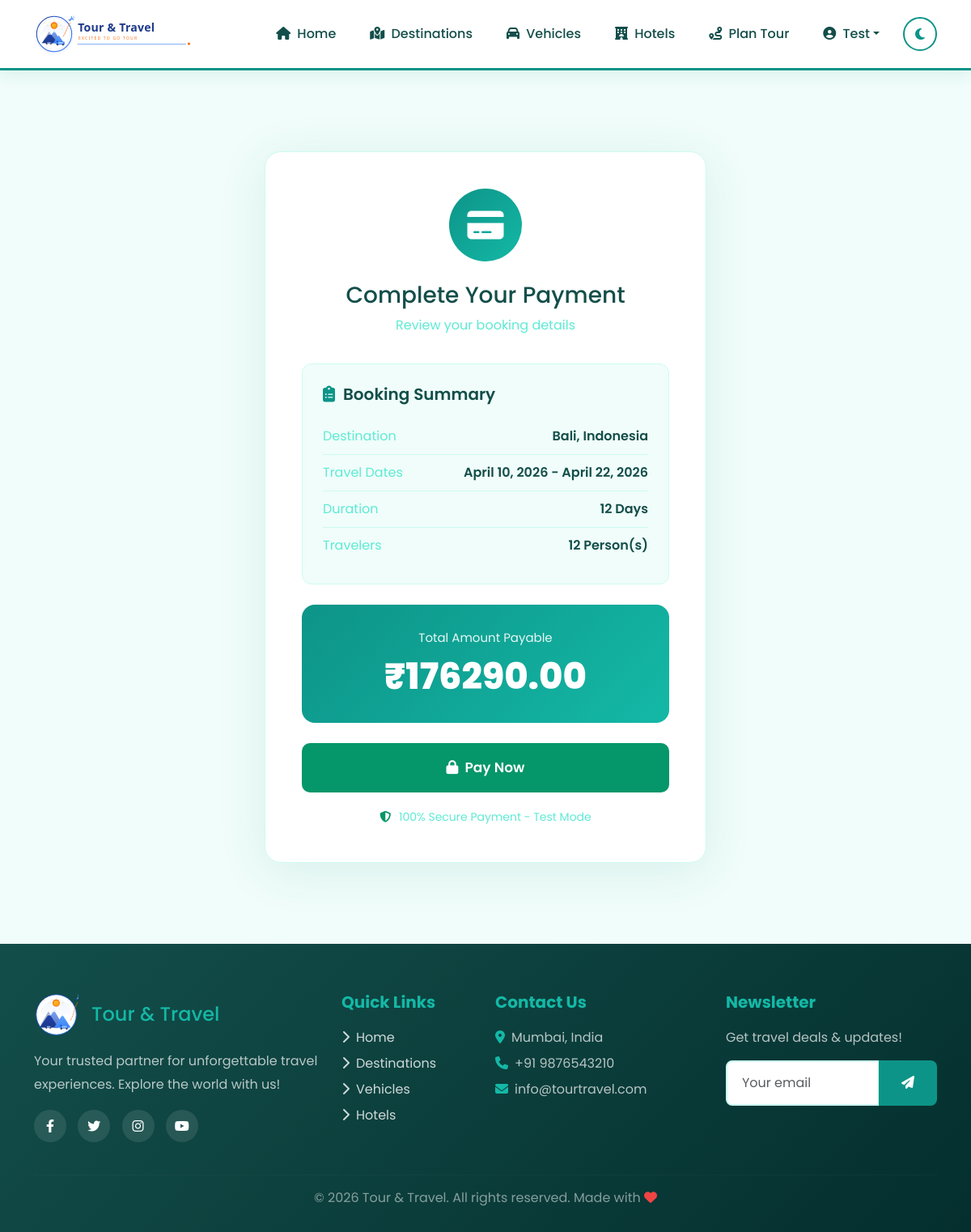
Page /payment/ (signed in) on the committed database.
### tourandtravel/models.py (models this page shows, shortened)
class User(AbstractUser):
    is_customer = models.BooleanField(default=True)
    is_admin = models.BooleanField(default=False)
    phone = models.CharField(max_length=15, blank=True)

class TourPlan(models.Model):
    user = models.ForeignKey(User, on_delete=models.CASCADE, related_name='tour_plans')
    city = models.ForeignKey(City, on_delete=models.CASCADE)
    start_date = models.DateField()
    end_date = models.DateField()
    total_days = models.IntegerField(default=0)
    vehicle = models.ForeignKey(Vehicle, on_delete=models.SET_NULL, null=True, blank=True)
    hotel = models.ForeignKey(Hotel, on_delete=models.SET_NULL, null=True, blank=True)
    restaurant = models.ForeignKey(Restaurant, on_delete=models.SET_NULL, null=True, blank=True)
    number_of_people = models.IntegerField(default=1)
    created_at = models.DateTimeField(auto_now_add=True)
    updated_at = models.DateTimeField(auto_now=True)
    status = models.CharField(max_length=20, default='pending')

class City(models.Model):
    name = models.CharField(max_length=100)
    country = models.ForeignKey(Country, on_delete=models.CASCADE, related_name='cities')

class Country(models.Model):
    name = models.CharField(max_length=100)

### tourandtravel/views.py (the view, shortened to what this page needs)
# urls.py: path('payment/', views.payment, name='payment'),
@login_required
def payment(request):
    tour_plan_id = request.session.get('tour_plan_id')
    if not tour_plan_id:
        messages.error(request, 'Please create a tour plan first')
        return redirect('planner')
    try:
        tour_plan = TourPlan.objects.get(id=tour_plan_id, user=request.user)
    except TourPlan.DoesNotExist:
        messages.error(request, 'Tour plan not found')
        return redirect('planner')
    package = Package.objects.filter(tour_plan=tour_plan).first()
    amount = float(package.min_price)
    razorpay_order = create_razorpay_order(amount)
    if not razorpay_order:
        messages.error(request, 'Payment gateway error. Please try again.')
        return redirect('package_summary')
    request.session['razorpay_order_id'] = razorpay_order.get('id')
    request.session['payment_amount'] = amount
    return render(request, 'payment.html', {
        'tour_plan': tour_plan,
        'package': package,
        'razorpay_order_id': razorpay_order.get('id'),
        'amount': amount,
        'razorpay_key_id': settings.RAZORPAY_KEY_ID
    })

### tourandtravel/payment_gateway.py (called while the page is built, shortened)
def create_razorpay_order(amount, currency='INR'):
    if getattr(settings, 'USE_TEST_PAYMENT', True):
        return {
            'id': f'order_test_{int(time.time())}',
            'amount': int(amount * 100),
            'currency': currency,
            'status': 'created'
        }

### templates/payment.html (shortened to what this page needs)
{% extends 'base.html' %}
{% block content %}
<section class="payment-section">
    <div class="container">
        <div class="row">
            <div class="col-lg-6 mx-auto">
                <div class="payment-card">
                    <div class="payment-header">
                        <div class="payment-icon">
                            <i class="fas fa-credit-card"></i>
                        </div>
                        <h3>Complete Your Payment</h3>
                        <p>Review your booking details</p>
                    </div>
                    <div class="booking-summary">
                        <h5><i class="fas fa-clipboard-list"></i> Booking Summary</h5>
                        <div class="summary-item">
                            <span>Destination</span>
                            <span>{{ tour_plan.city.name }}, {{ tour_plan.city.country.name }}</span>
                        </div>
                        <div class="summary-item">
                            <span>Travel Dates</span>
                            <span>{{ tour_plan.start_date }} - {{ tour_plan.end_date }}</span>
                        </div>
                        <div class="summary-item">
                            <span>Duration</span>
                            <span>{{ tour_plan.total_days }} Days</span>
                        </div>
                        <div class="summary-item">
                            <span>Travelers</span>
                            <span>{{ tour_plan.number_of_people }} Person(s)</span>
                        </div>
                    </div>
                    <div class="amount-display">
                        <p>Total Amount Payable</p>
                        <h2>₹{{ amount|floatformat:2 }}</h2>
                    </div>
                    <form method="POST" action="{% url 'payment_success' %}">
                        <button type="submit" class="btn-pay">
                            <i class="fas fa-lock me-2"></i>Pay Now
                        </button>
                    </form>
                    <div class="secure-badge">
                        <i class="fas fa-shield-alt"></i> 100% Secure Payment - Test Mode
                    </div>
                </div>
            </div>
        </div>
    </div>
</section>
{% endblock %}

### templates/base.html (shortened to what this page needs)
<!DOCTYPE html>
<html lang="en" data-theme="light">
<head>
    {% load static %}
    <link href="https://cdn.jsdelivr.net/npm/bootstrap@5.3.0/dist/css/bootstrap.min.css" rel="stylesheet">
    <link rel="stylesheet" href="https://cdnjs.cloudflare.com/ajax/libs/font-awesome/6.4.0/css/all.min.css">
    <link rel="stylesheet" href="{% static 'css/style.css' %}">
</head>
<body>
    {% if user.is_authenticated %}
    <nav class="navbar navbar-expand-lg sticky-top">
        <div class="container">
            <a class="navbar-brand" href="{% url 'home' %}">
                <img src="{% static 'images/logo-horizontal-new.svg' %}" alt="Tour & Travel" height="50" class="logo-light" id="logoLight">
            </a>
            <div class="collapse navbar-collapse" id="navbarNav">
                <ul class="navbar-nav ms-auto align-items-center">
                    <li class="nav-item"><a class="nav-link {% if request.path == '/home/' %}active{% endif %}" href="{% url 'home' %}"><i class="fas fa-home me-1"></i> Home</a></li>
                    <li class="nav-item"><a class="nav-link {% if '/destination/' in request.path %}active{% endif %}" href="{% url 'destination' %}"><i class="fas fa-map-marked-alt me-1"></i> Destinations</a></li>
                    <li class="nav-item"><a class="nav-link {% if '/vehicle/' in request.path %}active{% endif %}" href="{% url 'vehicle' %}"><i class="fas fa-car me-1"></i> Vehicles</a></li>
                    <li class="nav-item"><a class="nav-link {% if '/hotel/' in request.path %}active{% endif %}" href="{% url 'hotel' %}"><i class="fas fa-hotel me-1"></i> Hotels</a></li>
                    <li class="nav-item"><a class="nav-link {% if '/planner/' in request.path %}active{% endif %}" href="{% url 'planner' %}"><i class="fas fa-route me-1"></i> Plan Tour</a></li>
                    <li class="nav-item dropdown">
                        <a class="nav-link dropdown-toggle" href="#" data-bs-toggle="dropdown"><i class="fas fa-user-circle me-1"></i> {{ user.first_name|default:user.username }}</a>
                    </li>
                    <li class="nav-item ms-2">
                        <button class="theme-toggle" onclick="toggleTheme()" title="Toggle Theme"><i class="fas fa-moon" id="themeIcon"></i></button>
                    </li>
                </ul>
            </div>
        </div>
    </nav>
    {% endif %}
    {% block content %}{% endblock %}
    {% if user.is_authenticated %}
    <footer>
        <div class="container">
            <div class="row">
                <div class="col-lg-4 mb-4">
                    <div class="d-flex align-items-center gap-3 mb-3">
                        <img src="{% static 'images/logo-unified-icon.svg' %}" alt="Tour & Travel" height="55" class="footer-logo">
                        <h4 class="mb-0" style="color: var(--secondary);">Tour & Travel</h4>
                    </div>
                    <p style="color: rgba(255,255,255,0.7); line-height: 1.8;">Your trusted partner for unforgettable travel experiences. Explore the world with us!</p>
                    <div class="mt-3">
                        <a href="#" class="social-icon"><i class="fab fa-facebook-f"></i></a>
                        <a href="#" class="social-icon"><i class="fab fa-twitter"></i></a>
                        <a href="#" class="social-icon"><i class="fab fa-instagram"></i></a>
                        <a href="#" class="social-icon"><i class="fab fa-youtube"></i></a>
                    </div>
                </div>
                <div class="col-lg-2 col-md-4 mb-4">
                    <h5>Quick Links</h5>
                    <ul class="list-unstyled">
                        <li class="mb-2"><a href="{% url 'home' %}"><i class="fas fa-chevron-right me-2"></i>Home</a></li>
                        <li class="mb-2"><a href="{% url 'destination' %}"><i class="fas fa-chevron-right me-2"></i>Destinations</a></li>
                        <li class="mb-2"><a href="{% url 'vehicle' %}"><i class="fas fa-chevron-right me-2"></i>Vehicles</a></li>
                        <li class="mb-2"><a href="{% url 'hotel' %}"><i class="fas fa-chevron-right me-2"></i>Hotels</a></li>
                    </ul>
                </div>
                <div class="col-lg-3 col-md-4 mb-4">
                    <h5>Contact Us</h5>
                    <ul class="list-unstyled" style="color: rgba(255,255,255,0.7);">
                        <li class="mb-2"><i class="fas fa-map-marker-alt me-2" style="color: var(--secondary);"></i>Mumbai, India</li>
                        <li class="mb-2"><i class="fas fa-phone me-2" style="color: var(--secondary);"></i>+91 9876543210</li>
                        <li class="mb-2"><i class="fas fa-envelope me-2" style="color: var(--secondary);"></i>info@tourtravel.com</li>
                    </ul>
                </div>
                <div class="col-lg-3 col-md-4 mb-4">
                    <h5>Newsletter</h5>
                    <p style="color: rgba(255,255,255,0.7);">Get travel deals & updates!</p>
                    <div class="input-group">
                        <input type="email" class="form-control" placeholder="Your email">
                        <button class="btn btn-primary" type="button"><i class="fas fa-paper-plane"></i></button>
                    </div>
                </div>
            </div>
            <hr style="border-color: rgba(255,255,255,0.1);">
            <div class="text-center">
                <p class="mb-0" style="color: rgba(255,255,255,0.5);">&copy; 2026 Tour & Travel. All rights reserved. Made with <i class="fas fa-heart" style="color: #ef4444;"></i></p>
            </div>
        </div>
    </footer>
    {% endif %}
</body>
</html>

### static/css/style.css (style rules this page uses)
:root { --primary-color: #0d9488; --secondary-color: #14b8a6; --accent-color: #f59e0b; --text-color: #134e4a; --bg-light: #f0fdfa; }
* { margin: 0; padding: 0; box-sizing: border-box; }
body { font-family: 'Poppins', sans-serif; color: var(--text-color); background: var(--bg-light); }
.navbar { box-shadow: 0 4px 20px rgba(13, 148, 136, 0.1); }
.navbar-brand { font-weight: 700; font-size: 1.5rem; color: var(--primary-color); }
.nav-link { font-weight: 500; transition: all 0.3s; }
.btn-primary { background: var(--primary-color); border: none; transition: all 0.3s; }
.form-control, .form-select { border-radius: 10px; padding: 14px 18px; border: 2px solid #e2e8f0; transition: all 0.3s; }
footer { background: linear-gradient(135deg, #134e4a 0%, #042f2e 100%); color: white; padding: 60px 0 20px; }
footer a { text-decoration: none; transition: all 0.3s; }

### templates/base.html (style rules this page uses)
:root { --primary: #0d9488; --primary-dark: #0f766e; --secondary: #14b8a6; --accent: #f59e0b; --bg: #f0fdfa; --bg-card: #ffffff; --text: #134e4a; --text-light: #5eead4; --border: #ccfbf1; --shadow: rgba(15, 118, 110, 0.1); --bg-dark: #042f2e; }
* { margin: 0; padding: 0; box-sizing: border-box; font-family: 'Poppins', sans-serif; }
body { background: var(--bg); color: var(--text); transition: all 0.3s ease; min-height: 100vh; }
.navbar { background: var(--bg-card) !important; border-bottom: 3px solid var(--primary); padding: 12px 0; box-shadow: 0 4px 20px var(--shadow); }
.navbar-brand { font-weight: 800; font-size: 1.5rem; color: var(--primary) !important; display: flex; align-items: center; gap: 10px; text-decoration: none; }
.nav-link { color: var(--text) !important; font-weight: 500; padding: 10px 18px !important; border-radius: 8px; transition: all 0.3s; margin: 0 3px; }
.theme-toggle { width: 42px; height: 42px; border-radius: 50%; border: 2px solid var(--primary); background: var(--bg-card); cursor: pointer; display: flex; align-items: center; justify-content: center; transition: all 0.3s; color: var(--primary); }
.btn-primary { background: var(--primary); border: none; padding: 12px 28px; border-radius: 8px; font-weight: 600; transition: all 0.3s; }
footer { background: linear-gradient(135deg, var(--text) 0%, var(--bg-dark) 100%); color: white; padding: 60px 0 30px; }
footer h5 { color: var(--secondary); font-weight: 700; margin-bottom: 20px; }
footer a { color: rgba(255,255,255,0.8); text-decoration: none; transition: color 0.3s; }
.form-control, .form-select { background: var(--bg-card); color: var(--text); border: 2px solid var(--border); border-radius: 8px; padding: 14px 18px; }
.social-icon { display: inline-flex; width: 40px; height: 40px; background: rgba(255,255,255,0.1); border-radius: 50%; align-items: center; justify-content: center; margin-right: 10px; color: white; transition: all 0.3s; }

### rows in the picture
User: first_name "Test"
TourPlan: city.name "Bali", city.country.name "Indonesia", start_date "April 10, 2026", end_date "April 22, 2026", total_days "12", number_of_people "12"

### other values in the picture
{{ amount|floatformat:2 }} "176290.00"
